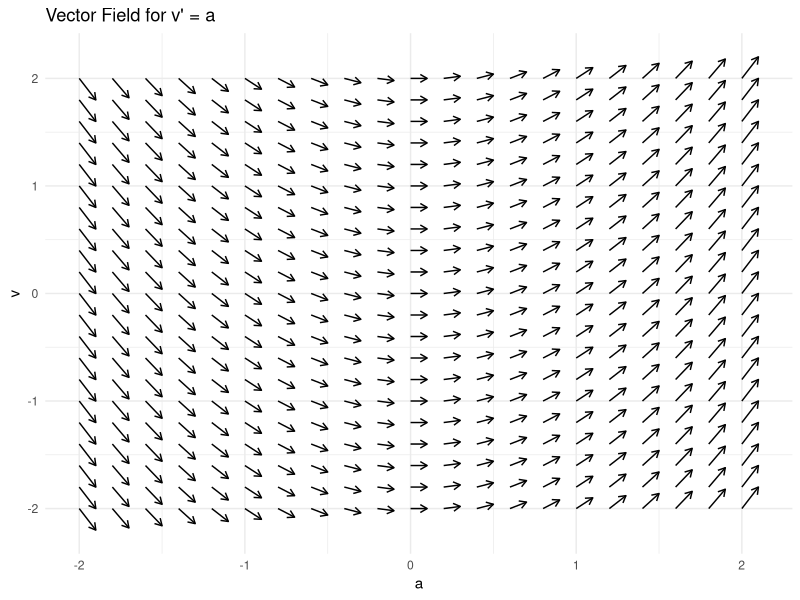
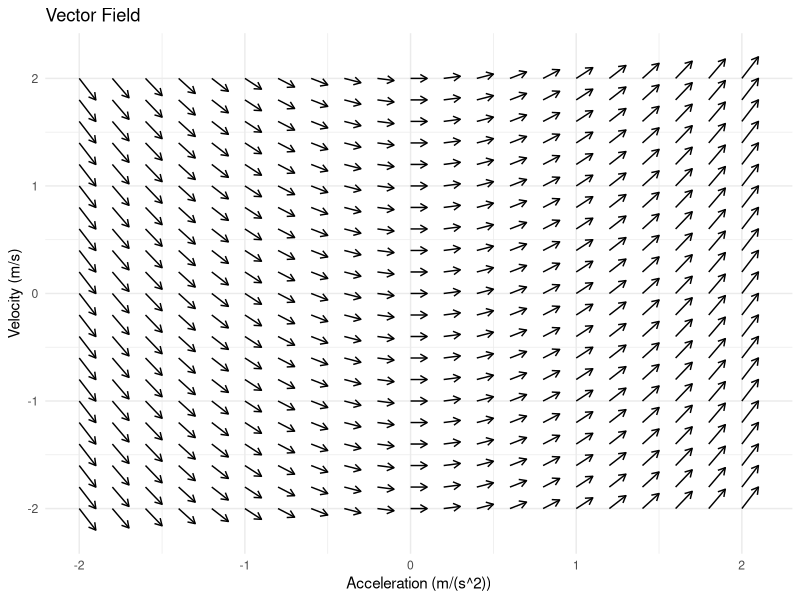
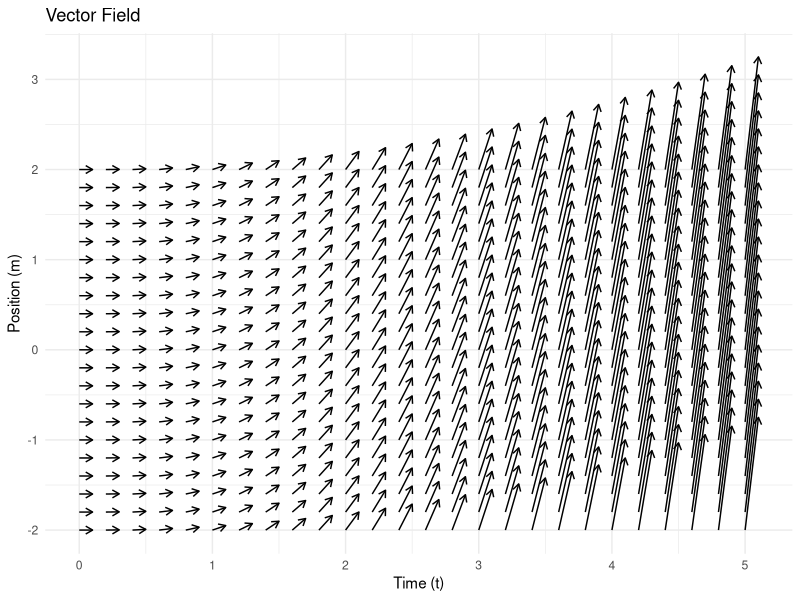
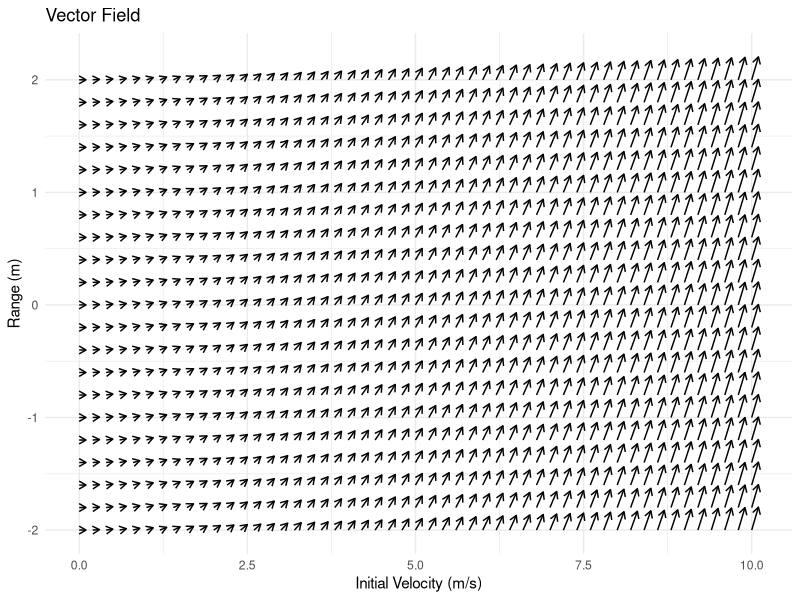
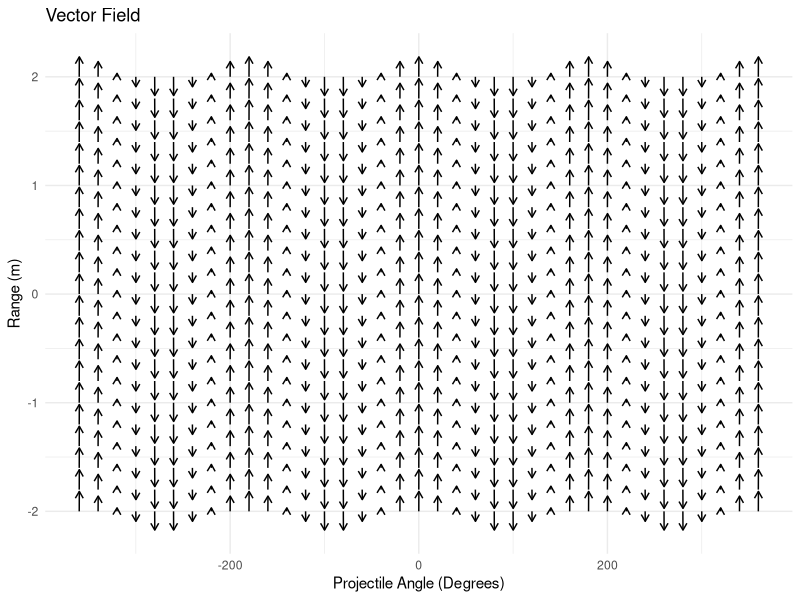
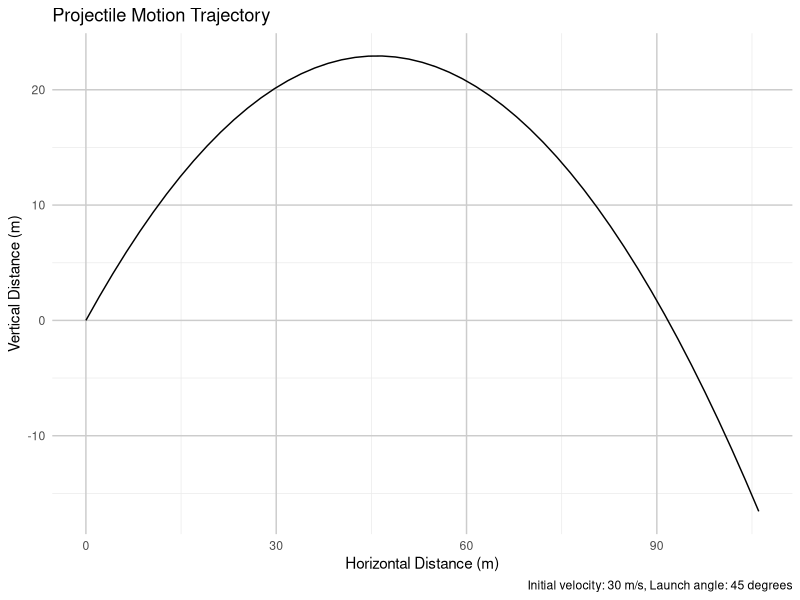
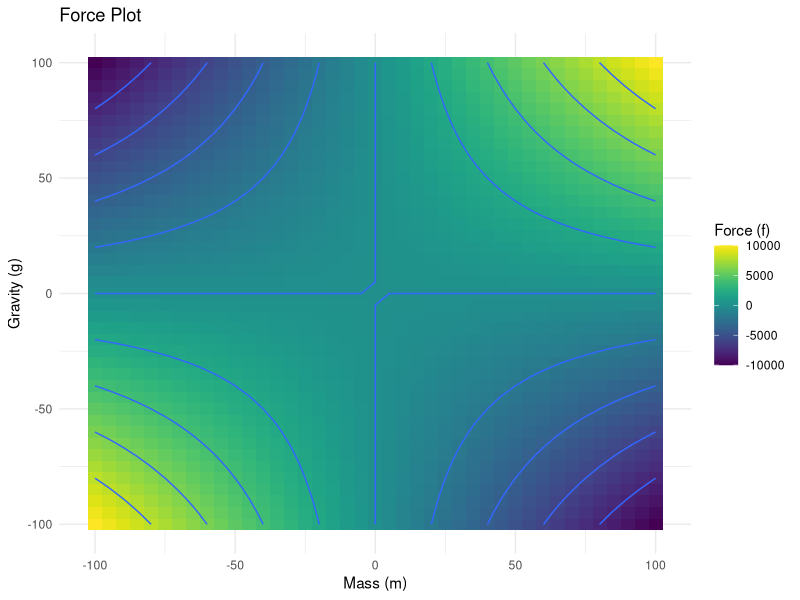

Source code (R) for these figures, in order:
# Install and load necessary packages
if (!require(ggplot2)) install.packages("ggplot2")
if (!require(dplyr)) install.packages("dplyr")

# Load necessary libraries
library(ggplot2)
library(dplyr)


# Declare Functions -------------------------------------------------------

# Kinematics Equations
velocity <- function(v0, a, t) {
  return(v0 + a * t)
}

velocity_by_time <- function(a) {
  return(a)
}

position <- function(x0, v0, t, a) {
  return(x0 + v0 * t + 0.5 * a * t^2)
}

position_by_acceleration <- function(t) {
  return(0.5 * t^2)
}

# Velocity Components
velocity_x <- function(v, angle) {
  return(v * cos(angle))
}

velocity_y <- function(v, angle) {
  return(v * sin(angle))
}

# Projectile Motion Equation
projectile_motion <- function(v0, angle_degrees) {
  g = 9.81  # Acceleration due to gravity in m/s^2
  angle_radians <- angle_degrees * (pi / 180)
  return((v0^2 * sin(2 * angle_radians)) / g)
}

projectile_motion_by_v0 <- function(v0, angle_degrees = 45) {
  g = 9.81  # Acceleration due to gravity in m/s^2
  angle_radians <- angle_degrees * (pi / 180)
  return((v0 * 2 * sin(2 * angle_radians)) / g)
}

projectile_motion_by_angle <- function(angle_degrees, v0 = 3) {
  g = 9.81  # Acceleration due to gravity in m/s^2
  angle_radians <- angle_degrees * (pi / 180)  # Convert angle to radians
  return((2 * v0^2 * cos(2 * angle_radians)) / g)
}


# Forces Equation
force <- function(m, a) {
  return(m * a)  # F = ma
}

elastic_force <- function(mu_k, normal) {
  return(mu_k * normal)
}

# Friction Equations
# The angle must be in radians for these functions to work correctly.
# In R, you can convert degrees to radians using: radians <- degrees * (pi / 180)


friction_force_static <- function(mu_s, normal) {
  return(mu_s * normal)
}

friction_force_kinetic <- function(mu_k, normal) {
  return(mu_k * normal)
}

# Plot Velocity w/r/t Acceleration ----------------------------------------------------------

# Define the v and a ranges for the grid
v_range <- seq(-2, 2, by=0.2)
a_range <- seq(-2, 2, by=0.2)

# Create a data frame of grid points
grid_data <- expand.grid(v = v_range, a = a_range)

# Calculate the slope (dv/da) at each point
grid_data <- grid_data %>%
  mutate(da = 0.1, dv = 0.1 * a)

# Create the Vector field plot
ggplot(grid_data, aes(x = a, y = v)) +
  geom_segment(aes(xend = a + da, yend = v + dv), 
               arrow = arrow(length = unit(0.2, "cm"))) +
  theme_minimal() +
  labs(title = "Vector Field for v' = a", x = "a", y = "v")

#
position <- function(x0, v0, t, a) {
  return(x0 + v0 * t + 0.5 * a * t^2)
}


# Position w/r/t Time -------------------------------------------------------


# Load the required libraries
library(ggplot2)
library(dplyr)

create_vector_field_plot <- function(x_range, y_range, input_function) {
  
  # Create a data frame of grid points
  grid_data <- expand.grid(x = x_range, y = y_range)
  
  # Calculate the slope (dv/da) at each point using the input function
  grid_data <- grid_data %>%
    mutate(dx = 0.1, dy = 0.1 * input_function(x))
  
  # Create the Vector field plot
  plot <- ggplot(grid_data, aes(x = x, y = y)) +
    geom_segment(aes(xend = x + dx, yend = y + dy), 
                 arrow = arrow(length = unit(0.2, "cm"))) +
    theme_minimal() +
    labs(title = "Vector Field")
  
  # Return or print the plot
  return(plot)
}

# Example usage:
# Suppose the input function is simply the identity function of 'a'.
# Then you would call the function like this:
# create_vector_field_plot(function(a) a)

create_vector_field_plot(seq(-2, 2, by=0.2), 
                         seq(-2, 2, by=0.2), 
                         velocity_by_time) + 
  labs(x = "Acceleration (m/(s^2))", y = "Velocity (m/s)")

create_vector_field_plot(seq(0, 5, by=0.2), 
                         seq(-2, 2, by=0.2),
                         position_by_acceleration) + 
  labs(x = "Time (t)", y = "Position (m)")

create_vector_field_plot(seq(0, 10, by=0.2), 
                         seq(-2, 2, by=0.2),
                         projectile_motion_by_v0) + 
  labs(x = "Initial Velocity (m/s)", y = "Range (m)")

# more of a slope field
create_vector_field_plot(seq(-360,360, by=20), 
                         seq(-2, 2, by=.2),
                         projectile_motion_by_angle) + 
  labs(x = "Projectile Angle (Degrees)", y = "Range (m)")

# Define the system of differential equations
projectile_equations <- function(t, state, params) {
  v0 <- params$v0
  theta <- params$theta
  g <- 9.81
  
  # State variables
  x <- state[1]  # Horizontal position
  y <- state[2]  # Vertical position
  
  # Derivatives
  dx_dt <- v0 * cos(theta)
  dy_dt <- v0 * sin(theta) - g * t
  
  return(list(c(dx_dt, dy_dt)))
}

# Parameters
params <- list(v0 = 30, theta = pi/4)  # Example: 30 m/s at 45 degrees

# Initial conditions: starting at the origin
initial_state <- c(x = 0, y = 0)

# Time points
time_points <- seq(0, 5, by = 0.1)  # Example: from 0 to 5 seconds

# Solve the differential equations
library(deSolve)
solution <- ode(y = initial_state, times = time_points, func = projectile_equations, parms = params)

# The solution contains the x and y positions at each time point

# Make sure you have the ggplot2 package installed and loaded
if (!requireNamespace("ggplot2", quietly = TRUE)) {
  install.packages("ggplot2")
}
library(ggplot2)

# Convert the solution to a data frame
solution_df <- as.data.frame(solution)
colnames(solution_df) <- c("time", "x", "y")

# Plotting the trajectory
ggplot(solution_df, aes(x = x, y = y)) +
  geom_line() +
  theme_minimal() +
  labs(title = "Projectile Motion Trajectory",
       x = "Horizontal Distance (m)",
       y = "Vertical Distance (m)",
       caption = "Initial velocity: 30 m/s, Launch angle: 45 degrees") +
  theme(panel.grid.major = element_line(color = "grey80"))

# This will generate a plot of the projectile motion trajectory.

library(viridis)

ma <- tibble(m = seq(-100, 100, 5), g = m) %>% 
  expand.grid() %>% 
  mutate(f = force(m, g))

ggplot(ma, aes(x = m, y = g, fill = f, z = f)) +
  geom_tile() + 
  geom_contour() +
  scale_fill_viridis() +
  labs(title = "Force Plot",
       x = "Mass (m)",
       y = "Gravity (g)",
       fill = "Force (f)") +
  theme_minimal() +
  theme(legend.position = "right")
